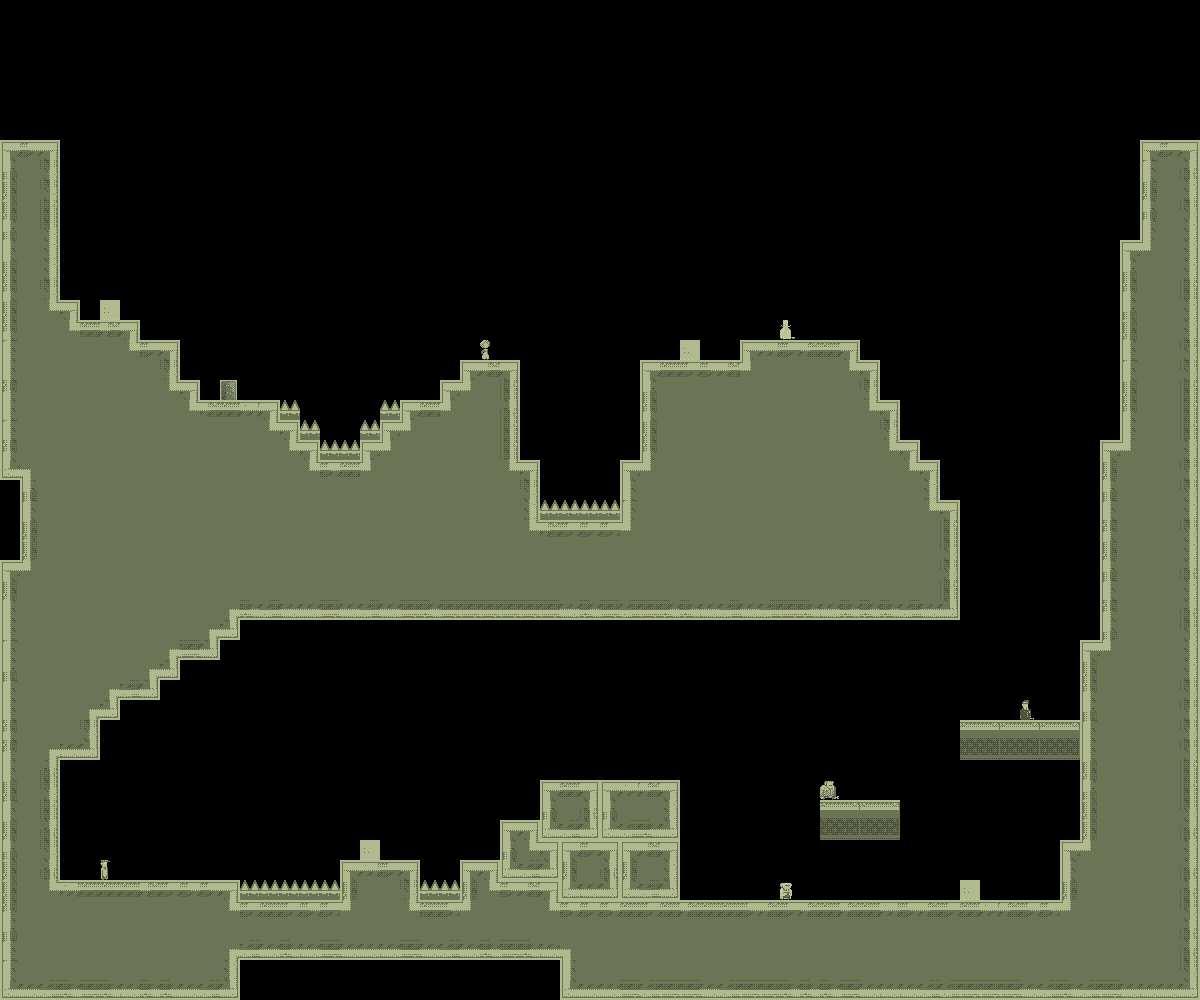

The image is a tile-based game level rendered from a .tmx file. Its description and source (layers, tilesets, objects; grid data summarised) follow:
An orthogonal 60x50 tile map with 20x20 px tiles, 1 tile layer (bg).

<map version="1.0" orientation="orthogonal" width="60" height="50" tilewidth="20" tileheight="20">
 <tileset firstgid="1" name="tiles_sydney" tilewidth="20" tileheight="20">
  <image source="../../../../../SuperLemonadeFactory1989Content/Lemonade/tiles_warehouse.png" width="400" height="400" />
  <terraintypes>
   <terrain name="regularBlocks" tile="-1" />
  </terraintypes>
  <tile id="8" terrain=",,,0" />
  <tile id="9" terrain=",,0,0" />
  <tile id="10" terrain=",,0,0" />
  <tile id="11" terrain=",,0,0" />
  <tile id="12" terrain=",,0,0" />
  <tile id="13" terrain=",,0,0" />
  <tile id="14" terrain=",,0," />
  <tile id="15" terrain="0,0,0," />
  <tile id="16" terrain="0,0,,0" />
  <tile id="28" terrain=",0,,0" />
  <tile id="34" terrain="0,,0," />
  <tile id="35" terrain="0,,0,0" />
  <tile id="36" terrain=",0,0,0" />
  <tile id="48" terrain=",0,,0" />
  <tile id="54" terrain="0,,0," />
  <tile id="68" terrain=",0,,0" />
  <tile id="74" terrain="0,,0," />
  <tile id="88" terrain=",0,,0" />
  <tile id="94" terrain="0,,0," />
  <tile id="108" terrain=",0,,0" />
  <tile id="114" terrain="0,,0," />
  <tile id="128" terrain=",0,," />
  <tile id="129" terrain="0,0,," />
  <tile id="130" terrain="0,0,," />
  <tile id="131" terrain="0,0,," />
  <tile id="132" terrain="0,0,," />
  <tile id="133" terrain="0,0,," />
  <tile id="134" terrain="0,,," />
  <tile id="194" terrain="0,0,0,0" />
  <tile id="356">
   <properties>
    <property name="LargeCrate" value="" />
   </properties>
  </tile>
  <tile id="380">
   <properties>
    <property name="Andre" value="" />
   </properties>
  </tile>
  <tile id="381">
   <properties>
    <property name="Liselot" value="" />
   </properties>
  </tile>
  <tile id="382">
   <properties>
    <property name="Amsterdaam" value="" />
   </properties>
  </tile>
  <tile id="383">
   <properties>
    <property name="Worker" value="" />
   </properties>
  </tile>
  <tile id="384">
   <properties>
    <property name="Inspector" value="" />
   </properties>
  </tile>
  <tile id="385">
   <properties>
    <property name="Chef" value="" />
   </properties>
  </tile>
  <tile id="386">
   <properties>
    <property name="Exit" value="" />
   </properties>
  </tile>
  <tile id="387">
   <properties>
    <property name="Trampoline" value="" />
   </properties>
  </tile>
  <tile id="388">
   <properties>
    <property name="SmallCrate" value="" />
   </properties>
  </tile>
  <tile id="389">
   <properties>
    <property name="SugarBag" value="" />
   </properties>
  </tile>
 </tileset>
 <layer name="bg" width="60" height="50">
  <data>[3000 cells, 1222 non-empty, 42 distinct tile ids]</data>
 </layer>
 <objectgroup name="boxes" width="60" height="50" />
</map>
